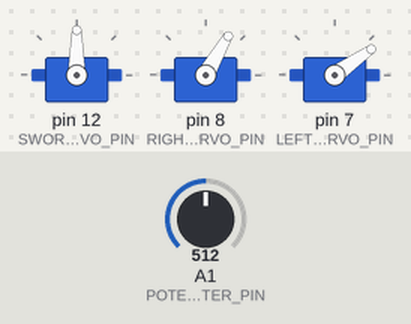
This sketch was run on a simulated Arduino Uno, built with avr-gcc and run on an emulated ATmega328P. On the bench: 3 × servo. The inputs (shaded band) are chosen by the test bench; at power-on: A1 (POTENTIOMETER_PIN) = 512. What the sketch prints to the serial monitor is not drawn.

Above: at 1.2 s.
1.3 s: A1 (POTENTIOMETER_PIN) set to 716
At 3.0 s:
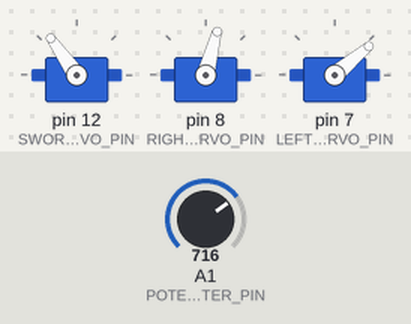
3.3 s: A1 (POTENTIOMETER_PIN) set to 1023
At 5.4 s:
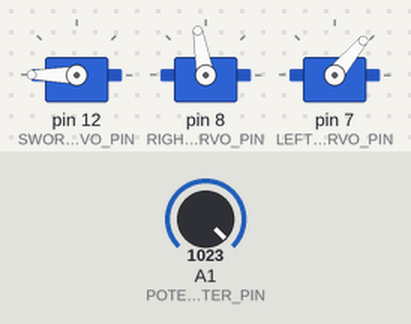
5.7 s: A1 (POTENTIOMETER_PIN) set to 90
At 5.86 s:
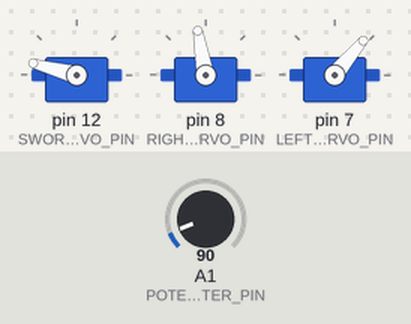
8.7 s: A1 (POTENTIOMETER_PIN) set to 900
At 10.4 s:
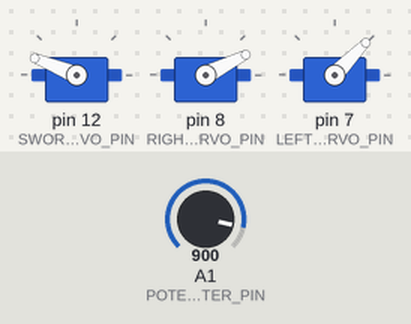
11.7 s: A1 (POTENTIOMETER_PIN) set to 511
At 11.86 s:
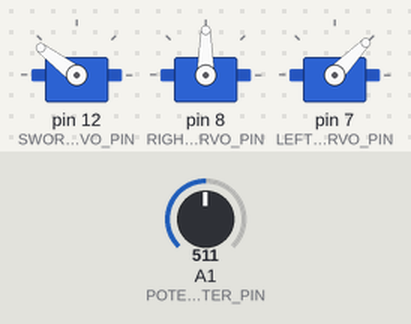
14.3 s: A1 (POTENTIOMETER_PIN) set to 306
At 15.7 s:
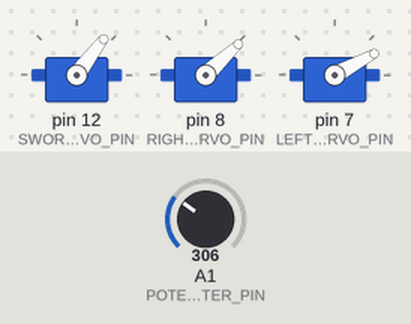
Timing chart, 0 to 17.3 s (numbered marks = the images above; inputs shaded):
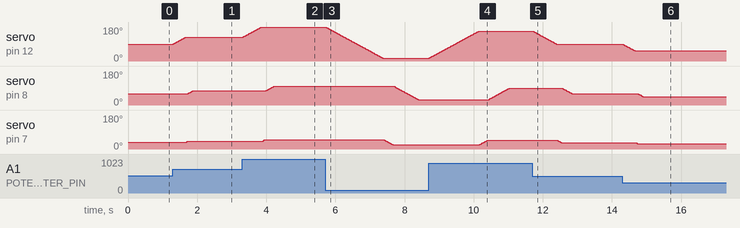

The sketch:

SolarTeamModel.ino
```cpp
///DO MODYFIKACJI-----------------------------------------------------------------
#define LEFT_SERVO_PIN 7
#define LEFT_SERVO_MAX 50
#define LEFT_SERVO_MIN 20

#define RIGHT_SERVO_PIN 8
#define RIGHT_SERVO_MAX 100
#define RIGHT_SERVO_MIN 20

#define SWORD_SERVO_PIN 12
#define SWORD_SERVO_MAX 180
#define SWORD_SERVO_MIN 0

#define POTENTIOMETER_PIN A1

#define THREAD_DELAY 5
#define SERWO_MOVE_DELAY 10
#define DEBUG

//-----------------------KOD-----------------------------------------------------
#define ANALOG POTENTIOMETER_PIN

#ifdef DEBUG
  #define DebugStart(x)   Serial.begin(x)
  #define DebugPrint(x)   Serial.print(x)
  #define DebugPrintln(x) Serial.println(x)
#else
  #define DebugStart(x)
  #define DebugPrint(x)
  #define DebugPrintln(x)
#endif


#include <Servo.h>
Servo simple, left, right;
short simplePos = ((SWORD_SERVO_MAX + SWORD_SERVO_MIN) / 2);
short leftPos = ((LEFT_SERVO_MAX + LEFT_SERVO_MIN) / 2);
short rightPos = ((RIGHT_SERVO_MAX + RIGHT_SERVO_MIN) / 2);
short pos = 512;

void Move();
void ServoMove(Servo&,short&, short);
bool Check(short);

void setup()
{
  simple.attach(SWORD_SERVO_PIN);
  right.attach(RIGHT_SERVO_PIN);
  left.attach(LEFT_SERVO_PIN);

  simple.write(simplePos);
  left.write(leftPos);
  right.write(rightPos);

  pinMode(ANALOG, INPUT);

  DebugStart(9600);
}

void loop() {
  if(Check(analogRead(ANALOG) - pos))
    Move();

  delay(THREAD_DELAY);
}

bool Check(short x)
{
  if(abs(x) < 4)
    return false;

  return true;
}

void Move()
{
  pos = analogRead(ANALOG);
  short robocza;
  DebugPrint("Polozenie potencjometru: "); DebugPrintln(pos);

  ServoMove(simple, simplePos, robocza =  map(pos,0,1023,SWORD_SERVO_MIN,SWORD_SERVO_MAX) );
  DebugPrint("Sword: "); DebugPrint(robocza);

  ServoMove(left, leftPos, robocza =   map(pos,0,1023,LEFT_SERVO_MIN,LEFT_SERVO_MAX) );
  DebugPrint("\tLeft: "); DebugPrint(robocza);

  ServoMove(right, rightPos, robocza =  map(pos,0,1023,RIGHT_SERVO_MIN,RIGHT_SERVO_MAX) );
  DebugPrint("\tRight: "); DebugPrintln(robocza);
}

void ServoMove(Servo& serwo, short& actPos, short newPos)
{
  if (actPos > newPos)
    for (int i = actPos; i >= newPos; i--)
    {
      serwo.write(i);
      delay(SERWO_MOVE_DELAY);
    }

  else if (actPos < newPos)
    for (int i = actPos; i <= newPos; i++)
    {
      serwo.write(i);
      delay(SERWO_MOVE_DELAY);
    }

  actPos = newPos;
}
```

Measured:
- after the input at 1.3 s, servo on pin 12 (SWORD_SERVO_PIN): moves from 90° to 125° over 0.34 s, starting at once; servo on pin 8 (RIGHT_SERVO_PIN): 60° → 75° after 0.44 s; servo on pin 7 (LEFT_SERVO_PIN): 35° → 40° after 0.38 s
- after the input at 3.3 s, servo on pin 12 (SWORD_SERVO_PIN): moves from 125° to 180° over 0.54 s, starting at once; servo on pin 8 (RIGHT_SERVO_PIN): moves from 75° to 100° over 0.23 s, starting after 0.70 s; servo on pin 7 (LEFT_SERVO_PIN): 40° → 50° after 0.59 s
- after the input at 5.7 s, servo on pin 12 (SWORD_SERVO_PIN): moves from 180° to 15° over 1.7 s, starting at once; servo on pin 8 (RIGHT_SERVO_PIN): moves from 100° to 27° over 0.72 s, starting after 2.0 s; servo on pin 7 (LEFT_SERVO_PIN): moves from 50° to 22° over 0.26 s, starting after 1.7 s
- after the input at 8.7 s, servo on pin 12 (SWORD_SERVO_PIN): moves from 15° to 158° over 1.4 s, starting at once; servo on pin 8 (RIGHT_SERVO_PIN): moves from 27° to 90° over 0.61 s, starting after 1.7 s; servo on pin 7 (LEFT_SERVO_PIN): moves from 22° to 46° over 0.22 s, starting after 1.5 s
- after the input at 11.7 s, servo on pin 12 (SWORD_SERVO_PIN): moves from 158° to 89° over 0.69 s, starting at once; servo on pin 8 (RIGHT_SERVO_PIN): moves from 90° to 59° over 0.29 s, starting after 0.86 s; servo on pin 7 (LEFT_SERVO_PIN): 46° → 34° after 0.73 s
- after the input at 14.3 s, servo on pin 12 (SWORD_SERVO_PIN): moves from 89° to 53° over 0.35 s, starting at once; servo on pin 8 (RIGHT_SERVO_PIN): 59° → 43° after 0.47 s; servo on pin 7 (LEFT_SERVO_PIN): 34° → 28° after 0.40 s
